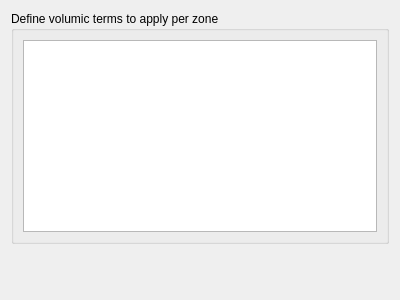
<?xml version="1.0" encoding="UTF-8"?>
<ui version="4.0">
    <class>VolumicNatureForm</class>
    <widget class="QWidget" name="VolumicNatureForm">
        <property name="geometry">
            <rect>
                <x>0</x>
                <y>0</y>
                <width>400</width>
                <height>300</height>
            </rect>
        </property>
        <property name="windowTitle">
            <string>Form</string>
        </property>
        <layout class="QGridLayout" name="gridLayout">
            <item row="1" column="0">
                <widget class="QGroupBox" name="groupBox">
                    <property name="title">
                        <string>Define volumic terms to apply per zone</string>
                    </property>
                    <layout class="QVBoxLayout" name="verticalLayout_2">
                        <item>
                            <widget class="QTableView" name="volumicZoneNatureTableView"/>
                        </item>
                    </layout>
                </widget>
            </item>
            <item row="2" column="0">
                <spacer name="verticalSpacer">
                    <property name="orientation">
                        <enum>Qt::Vertical</enum>
                    </property>
                    <property name="sizeHint" stdset="0">
                        <size>
                            <width>20</width>
                            <height>40</height>
                        </size>
                    </property>
                </spacer>
            </item>
        </layout>
    </widget>
    <resources/>
    <connections/>
</ui>
